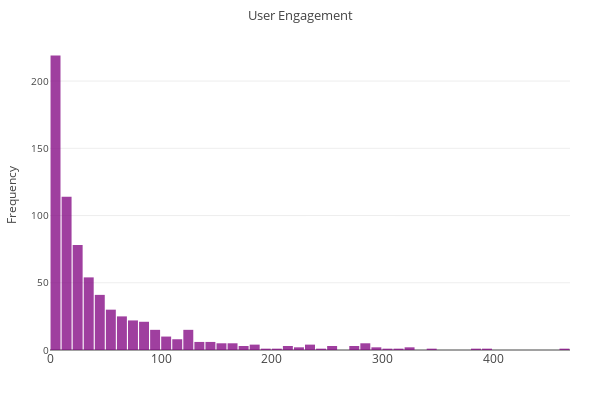

Notebook cell for this chart:
### Code cell
# distribution of user engagement scores

viewed = article_meta[article_meta['viewed']==1]

trace =go.Histogram(
    x=viewed['unique_user_views'], 
    opacity=0.75,
    name='User Views',
    histnorm = True,
    #xbins=dict( # bins used for histogram
    #    start=0,
    #    end=threshold,
    #    size=5 ),
    marker= dict(color='purple')
)

layout = go.Layout(
    height = 400, 
    width = 600, 
    title ='User Engagement',
    titlefont = dict(size=13),
    margin=dict(l=50, r=30, t=40, b=50),    
    bargap=0.1,
    yaxis = {
        'title': 'Frequency',
        'titlefont': dict(size=12),
        'tickfont' : dict(size=10),
        'gridwidth': None
        },
    xaxis = {
        'title': '', 
        'titlefont': dict(size=10)
        },        
    )              

fig = go.Figure(data=[trace], layout=layout)

iplot(fig)

### Figure 1 — Plotly figure (JSON) as saved in the notebook; plotly's stock layout.template omitted (floating-point values rounded to 4 significant figures; data arrays with more than 128 entries replaced by an {"elided": "..."} marker saying what was removed)
{"data": [{"histnorm": true, "marker": {"color": "purple"}, "name": "User Views", "opacity": 0.75, "type": "histogram", "x": {"elided": "714 int values"}}], "layout": {"bargap": 0.1, "height": 400, "margin": {"b": 50, "l": 50, "r": 30, "t": 40}, "title": "User Engagement", "titlefont": {"size": 13}, "width": 600, "xaxis": {"title": "", "titlefont": {"size": 10}}, "yaxis": {"gridwidth": null, "tickfont": {"size": 10}, "title": "Frequency", "titlefont": {"size": 12}}}}
